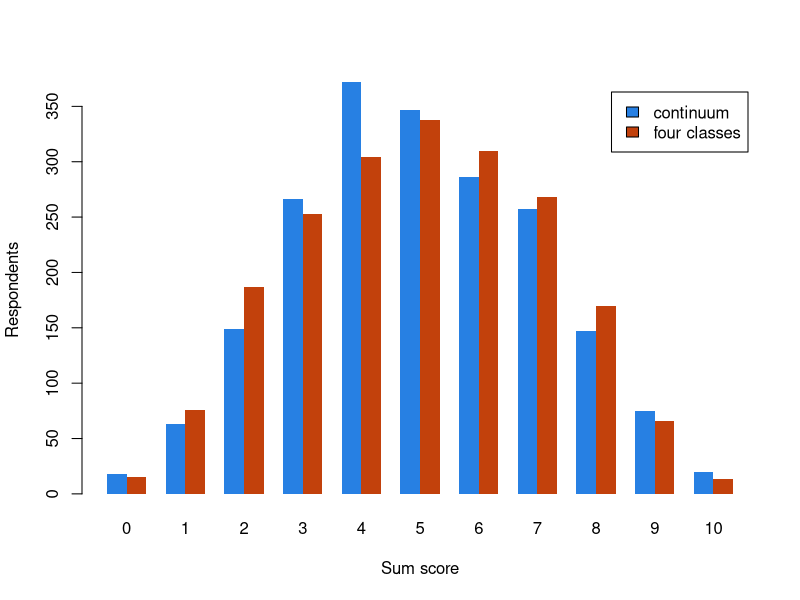

R code for this plot:
# A continuum or latent classes? Simulate item responses from a construct map
# (respondents on a continuum, items at five levels) and from four latent classes
# built to have the same item means, then compare what we could see in the data.
# Base R only. New for this course (EDUC 252 c2 raises the question; the
# simulation is not in the 252 code).
set.seed(30)
n     <- 2000                               # respondents
b     <- rep(c(-2, -1, 0, 1, 2), each = 2)  # item locations: two items at each of five levels
share <- c(0.2, 0.3, 0.3, 0.2)              # sizes of the four classes
sep   <- 1                                  # distance between neighbouring classes (try 3)

# Model 1, a continuum: theta ~ N(0, 1) and a logistic item curve,
# P(x = 1) = exp(theta - b) / (1 + exp(theta - b)).
theta  <- rnorm(n)
x_cont <- sapply(b, function(bi) rbinom(n, 1, plogis(theta - bi)))

# Model 2, four ordered latent classes, `sep` apart and centred at 0. Within a
# class, everyone has the same chance of success on an item.
loc <- (seq_along(share) - mean(seq_along(share))) * sep
# Each item's expected proportion correct under model 1 ...
target <- sapply(b, function(bi) integrate(function(t) plogis(t - bi) * dnorm(t), -Inf, Inf)$value)
# ... and the item location that gives the classes that same proportion.
b_cls <- sapply(target, function(m) uniroot(function(bb) sum(share * plogis(loc - bb)) - m, c(-10, 10))$root)
cls   <- sample(seq_along(share), n, replace = TRUE, prob = share)
x_cls <- sapply(b_cls, function(bi) rbinom(n, 1, plogis(loc[cls] - bi)))

# What could we see? Item means, item-rest correlations, the sum-score distribution.
item_rest <- function(x) sapply(seq_len(ncol(x)), function(i) cor(x[, i], rowSums(x[, -i])))
round(rbind(mean_continuum     = colMeans(x_cont), mean_classes     = colMeans(x_cls),
            itemrest_continuum = item_rest(x_cont), itemrest_classes = item_rest(x_cls)), 2)
sums <- rbind(continuum = tabulate(rowSums(x_cont) + 1, 11),
              classes   = tabulate(rowSums(x_cls) + 1, 11))
colnames(sums) <- 0:10
sums
round(c(sd_continuum = sd(rowSums(x_cont)), sd_classes = sd(rowSums(x_cls))), 2)
barplot(sums, beside = TRUE, col = c("#2780e3", "#c2410c"), border = NA,
        xlab = "Sum score", ylab = "Respondents", legend.text = c("continuum", "four classes"))
